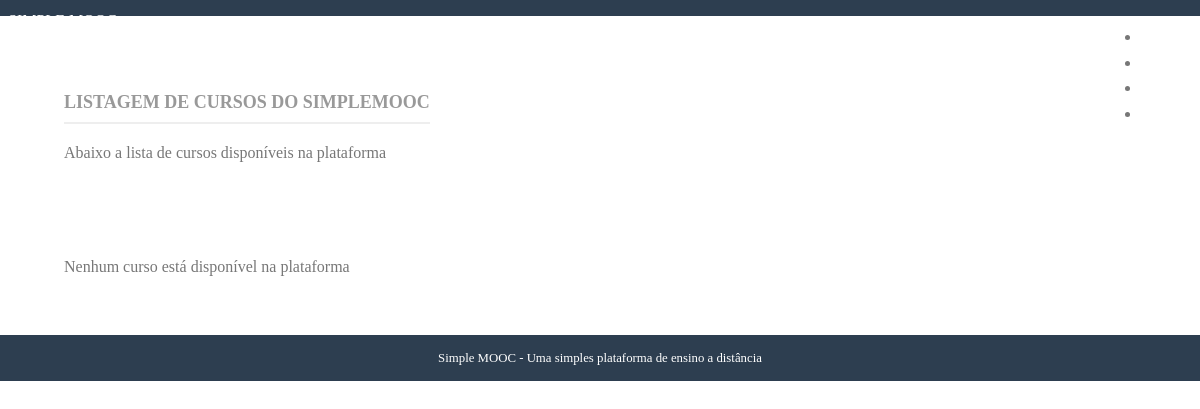
The app's page /cursos/, older data.
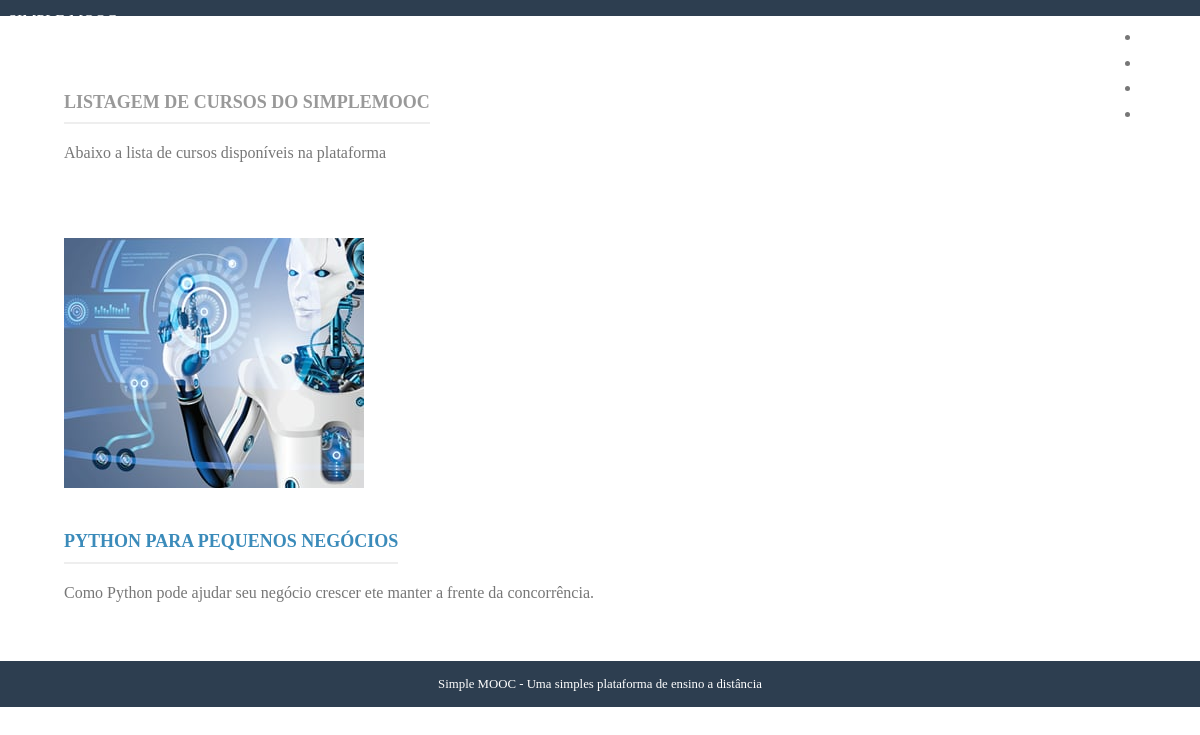
The same page, newer data.
### courses/models.py (models this page shows, shortened)
class Course(models.Model):
	name = models.CharField('Nome',max_length = 100)
	slug = models.SlugField('Atalho')
	description = models.TextField('Descrição Simples', blank = True) #blank = não é obrigatório, mas o TextField permite descrições longas
	about = models.TextField('Sobre o Curso', blank= True)
	start_date = models.DateField('Data de Início', null = True, blank = True) #null = no banco de dados esse campo temq ter algo msm que seja um campo vazio
	image = models.ImageField(upload_to='courses/images', verbose_name='Imagem', null = True, blank = True)  #não é um campo obrigatório
	created_at = models.DateTimeField('Criado em', auto_now_add=True) #auto now toda vez q criar um curso ele coloca automaticamente a data
	updated_at = models.DateTimeField('Atualizado em', auto_now_add=True) #assim que for refreshed a data entra sozinha
	objects = CourseManager() #agora o manager não será o padrão do django
	def get_absolute_url(self):
		return f"/cursos/{self.slug}/"
	class Meta: #interfere no django admin
		verbose_name = 'Curso'
		verbose_name_plural = 'Cursos' #ensinamos ao django que o plural de curso é curso
		ordering = ['name'] #comoo django organiza ascendente a lista

### courses/views.py (the view)
# urls.py: path('cursos/', views.index, name = 'index'),
def index(request):
    courses = Course.objects.all()
    template_name = 'courses/index.html'
    context = {
        'courses': courses
    }
    return render(request,  template_name, context)

### courses/templates/courses/index.html
{% extends "base.html" %}
{% load static %}
{% block content %}
<div class="pure-g-r content-ribbon">
    <div class="pure-u-1">
        <div class="l-box">
            <h4 class="content-subhead">Listagem de Cursos do SimpleMOOC</h4>
            <p>Abaixo a lista de cursos disponíveis na plataforma</p>
        </div>
    </div>
</div>
{% for course in courses %}
<div class="pure-g-r content-ribbon">
    <div class="pure-u-1-3">
        <div class="l-box">
            <a href="{{ course.get_absolute_url }}">
            {% if course.image %}
            <img src="{{ course.image.url }}" alt="{{ course.name }}" />
            {% else %}
            <img src="{% static 'img/course-image.png' %}" alt="{{ course.name }}" />
            {% endif %}
            </a>
        </div>
    </div>
    <div class="pure-u-2-3">
        <div class="l-box">
            <h4 class="content-subhead"><a href="{{ course.get_absolute_url }}" title="">{{ course.name }}</a></h4>
            {{ course.description|linebreaks }}
        </div>
    </div>
</div>
{% empty %}
<div class="pure-g-r content-ribbon">
    <div class="pure-u-1">
        <div class="l-box">
            <p>Nenhum curso está disponível na plataforma</p>
        </div>
    </div>
</div>
{% endfor %}
{% endblock %}

### core/templates/base.html (shortened to what this page needs)
<!doctype html>
{% load static %}
<html lang="en">
<head>
    <link rel="stylesheet" href="http://yui.yahooapis.com/pure/0.3.0/pure-min.css">
    <link rel="stylesheet" href="{% static 'css/font-awesome.min.css' %}" />
    <link rel="stylesheet" href="{% static 'css/styles.css' %}" />
</head>
<body>
<div class="header">
    <div class="pure-menu pure-menu-open pure-menu-fixed pure-menu-horizontal">
        <a class="pure-menu-heading" href="">SIMPLE MOOC</a>
        <ul>
            <li class="pure-menu-selected"><a href="{% url 'core:home' %}">Início</a></li>
            <li><a href="{% url 'courses:index' %}">Cursos</a></li>
            <li><a href="{% url 'core:contact' %}">Contato</a></li>
            {% if user.is_authenticated %}
            <li><a href="{% url 'accounts:dashboard' %}">Painel</a></li>
            <li><a href="{% url 'accounts:logout' %}">Sair</a></li>
            {% else %}
            <li><a href="{% url 'accounts:login' %}">Entrar</a></li>
            {% endif %}
        </ul>
    </div>
</div>
<div class="content">
	{% block content %} {% endblock %}
<div class="footer">
        Simple MOOC - Uma simples plataforma de ensino a distância
</div>
</div>
</body>
</html>

### core/static/css/styles.css (style rules this page uses)
* { -webkit-box-sizing: border-box; -moz-box-sizing: border-box; box-sizing: border-box; }
body { margin: 0 auto; line-height: 1.7em; }
a { color: #3b8bba; }
.content { padding-top: 2em; }
.l-box { padding: 1em; }
.header { margin: 0 0; }
.header .pure-menu { padding: 0.5em; background-color: #2d3e50; }
.header .pure-menu a { color: #fff; }
.header .pure-menu-heading { float: left; }
.header ul { float: right; }
.pure-menu.pure-menu-open.pure-menu-fixed { border-bottom: none; z-index: 4; }
.content .content-subhead { color: #999; padding-bottom: 0.3em; text-transform: uppercase; margin: 0; border-bottom: 2px solid #eee; display: inline-block; }
.content .content-ribbon { margin: 1.5em 3em; }
.footer { background: #2d3e50; color: #fff; text-align: center; padding: 1em; font-size: 80%; }
body { min-width: 320px; color: #777; line-height: 1.6; }
h1, h2, h3, h4, h5, h6 { font-weight: bold; color: rgb(75, 75, 75); }
h4 { font-size: 1.125em; }
a { color: #3b8bba; text-decoration: none; }

Row changes from the older to the newer data that the page shows:
added Course: image (picture), name "PYTHON PARA PEQUENOS NEGÓCIOS", description "Como Python pode ajudar seu negócio crescer ete manter a frente da concorrência."
Text that changed along with them:
text no longer shown: "Nenhum curso está disponível na plataforma"
